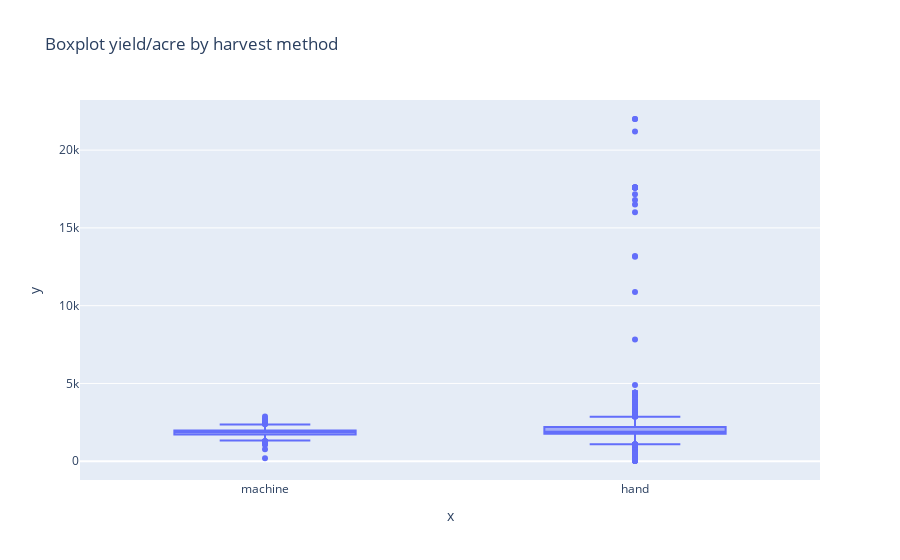

This figure's notebook cell:
### Code cell
display(Harv_method.value_counts())

px.box(x=Harv_method, y=yield_by_acre, title='Boxplot yield/acre by harvest method')

### Figure 1 — Plotly figure (JSON) as saved in the notebook; plotly's stock layout.template omitted (floating-point values rounded to 4 significant figures; data arrays with more than 128 entries replaced by an {"elided": "..."} marker saying what was removed)
{"data": [{"alignmentgroup": "True", "hovertemplate": "x=%{x}<br>y=%{y}<extra></extra>", "legendgroup": "", "marker": {"color": "#636efa"}, "name": "", "notched": false, "offsetgroup": "", "orientation": "v", "showlegend": false, "type": "box", "x": {"elided": "3870 str values"}, "x0": " ", "xaxis": "x", "y": {"elided": "3870 float values"}, "y0": " ", "yaxis": "y"}], "layout": {"boxmode": "group", "legend": {"tracegroupgap": 0}, "title": {"text": "Boxplot yield/acre by harvest method"}, "xaxis": {"anchor": "y", "domain": [0, 1], "title": {"text": "x"}}, "yaxis": {"anchor": "x", "domain": [0, 1], "title": {"text": "y"}}}}
